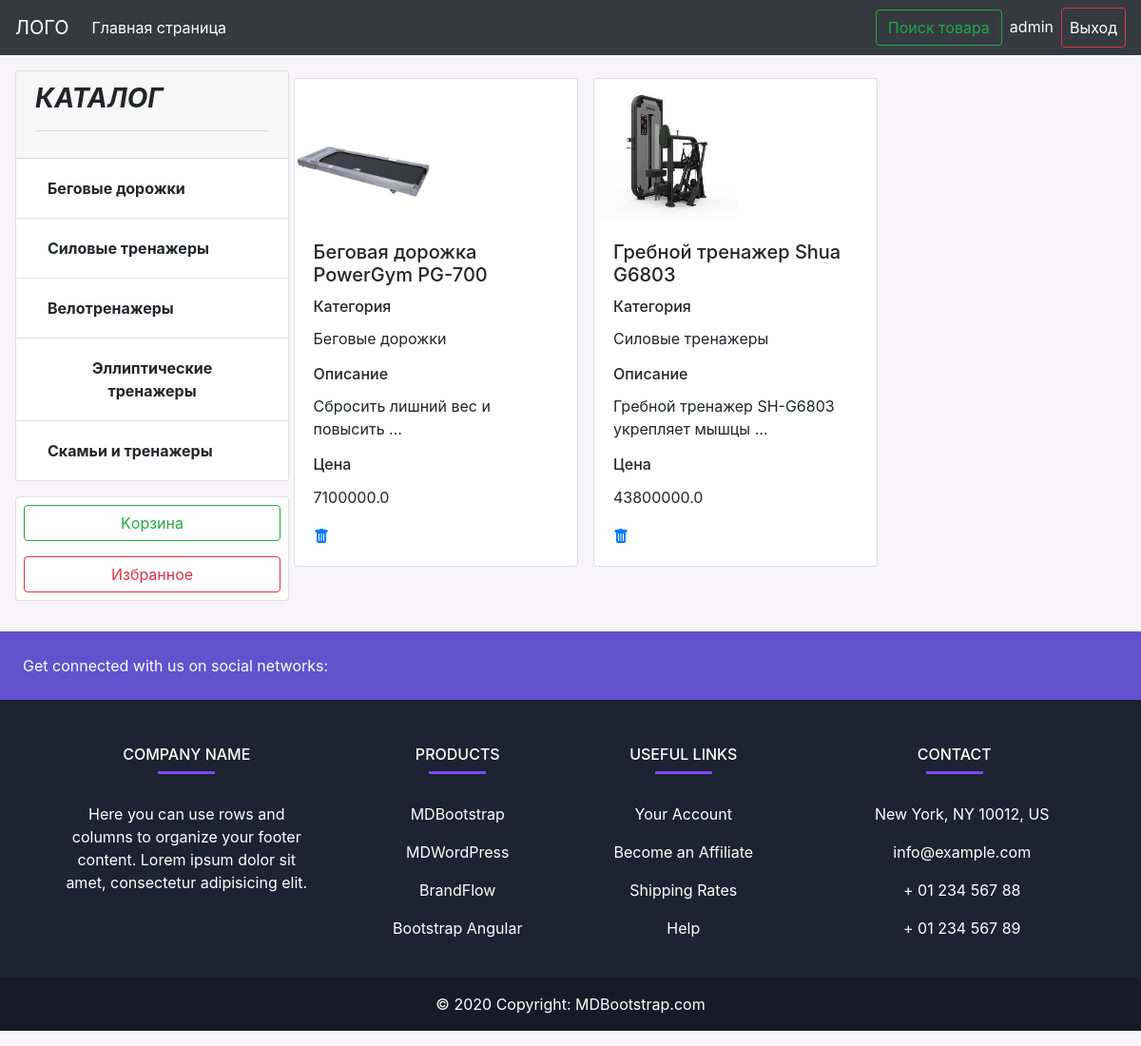
/favorites/favorites/ (signed in), run on the app's committed database.
### shop/models.py (models this page shows, shortened)
class Category(models.Model):
    title = models.CharField(max_length=250, verbose_name='Категория')
    def __str__(self):
        return self.title
    class Meta:
        verbose_name = 'Категория'
        verbose_name_plural = 'Категории'

class Shop(models.Model):
    title = models.CharField(max_length=250, verbose_name='Название')
    description = models.TextField(verbose_name='Описание')
    price = models.FloatField(verbose_name='Цена')
    photo = models.ImageField(upload_to='product/', null=False, verbose_name='Фото')
    category = models.ForeignKey('Category', on_delete=models.CASCADE)
    class Meta:
        verbose_name = 'Продукт'
        verbose_name_plural = 'Продукты'

### favorites/models.py (models this page shows, shortened)
class Favorites(models.Model):
    user = models.ForeignKey(to=User, on_delete=models.CASCADE)
    products = models.ForeignKey(to=Shop, on_delete=models.CASCADE)
    class Meta:
        unique_together = ('user', 'products')

### favorites/views.py (the view)
# urls.py: path('favorites/', favorite_list, name='favorite_list'),
@login_required
def favorite_list(request):
    favorites = Favorites.objects.filter(user=request.user)
    categories = Category.objects.all()
    context = {
        'title': "Избранное",
        'favorites': favorites,
        'categories': categories
    }
    return render(request, 'favorites/favorite_list.html', context)

### favorites/templates/favorites/favorite_list.html (shortened to what this page needs)
{% extends 'base.html' %}
{% block main %}
<div class="m-3">
    <div class="row">
        <div class="col-md-3">
            <div class="card" style="width: 18rem;">
                <div class="card-header">
                    <h3>
                        <b><i>КАТАЛОГ
                            <hr>
                            {{category.title}}</i></b>
                    </h3>
                </div>
                <div class="categories d-flex justify-content-between">
                    <ul class="list-group list-group-flush">
                        {% for category in categories %}
                        <li class="list-group-item">
                            <a class="btn" href="{% url 'main:category_page' category.id %}">
                                <b>{{ category.title }}</b>
                            </a>
                        </li>
                        {% endfor %}
                    </ul>
                </div>
            </div>
            <div class="card mt-3 mb-3" style="width: 18rem;">
                <a href="{% url 'basket:my_basket' %}" class="btn btn-outline-success m-2">Kорзинa</a>
                <a href="{% url 'favorites:favorite_list' %}" class="btn btn-outline-danger m-2">Избранное</a>
            </div>
        </div>
        <div class="col-md-9">
            <div class="row row-cols-1 row-cols-md-3 g-4">
                {% for favorite in favorites%}
                <div class="card m-2" style="width: 18rem;">
                    <img class="card-img-top img-fluid" src="{{ favorite.products.photo.url }}"
                         style="width: 150px; height: 150px;" alt="Small image">
                    <div class="card-body">
                        <h5 class="card-title">
                            {{ favorite.products.title}}
                        </h5>
                        <h6 class="card-title">Категория</h6>
                        <p class="card-text">{{ favorite.products.category }}</p>
                        <h6 class="card-title">Описание</h6>
                        <p class="card-text">{{ favorite.products.description|truncatewords:5 }}</p>
                        <h6 class="card-title">Цена</h6>
                        <p class="card-text">{{ favorite.products.price }}</p>
                        <a href="{% url 'favorites:remove_from_favorites' product_id=favorite.products_id %}">
                        </a>
                    </div>
                </div>
                {% endfor %}
            </div>
        </div>
    </div>
</div>
{% endblock main %}

### templates/components/_navbar.html (shortened to what this page needs)
<nav class="navbar navbar-expand-lg navbar-dark bg-dark">
    <a class="navbar-brand" href="{% url 'main:main_page' %}">ЛОГО</a>
    <div class="collapse navbar-collapse" id="navbarTogglerDemo03">
        <ul class="navbar-nav mr-auto mt-2 mt-lg-0">
            <li class="nav-item active">
                <a class="nav-link" href="{% url 'main:main_page' %}">Главная страница </a>
            </li>
        </ul>
        <form class="form-inline my-2 my-lg-0">
            <a href="{% url 'search:search' %}" class="btn btn-outline-success">Поиск товара</a>
            <ul class="navbar-nav mr-auto mt-2 mt-lg-0">
                {% if request.user.is_authenticated %}
                <li class="nav-item">
                    <p class="text-white bg-dark m-2">{{ user.username }}</p>
                </li>
                <li class="nav-item">
                    <a class="nav-link text-white btn btn-outline-danger my-2 my-sm-0" href="{% url 'main:user_logout' %}">Выход</a>
                </li>
                {% endif %}
            </ul>
        </form>
    </div>
</nav>

### data on the page
Category: title "Беговые дорожки"
Category: title "Силовые тренажеры"
Category: title "Велотренажеры"
Category: title "Эллиптические тренажеры"
Category: title "Скамьи и тренажеры"
Favorites: products.photo (picture), products "Беговая дорожка PowerGym PG-700", products.category "Беговые дорожки", products.description "Сбросить лишний вес и повысить …", products.price "7100000.0"
Favorites: products.photo (picture), products "Гребной тренажер Shua G6803", products.category "Силовые тренажеры", products.description "Гребной тренажер SH-G6803 укрепляет мышцы …", products.price "43800000.0"

### other printed values
{{ user.username }} "admin"
